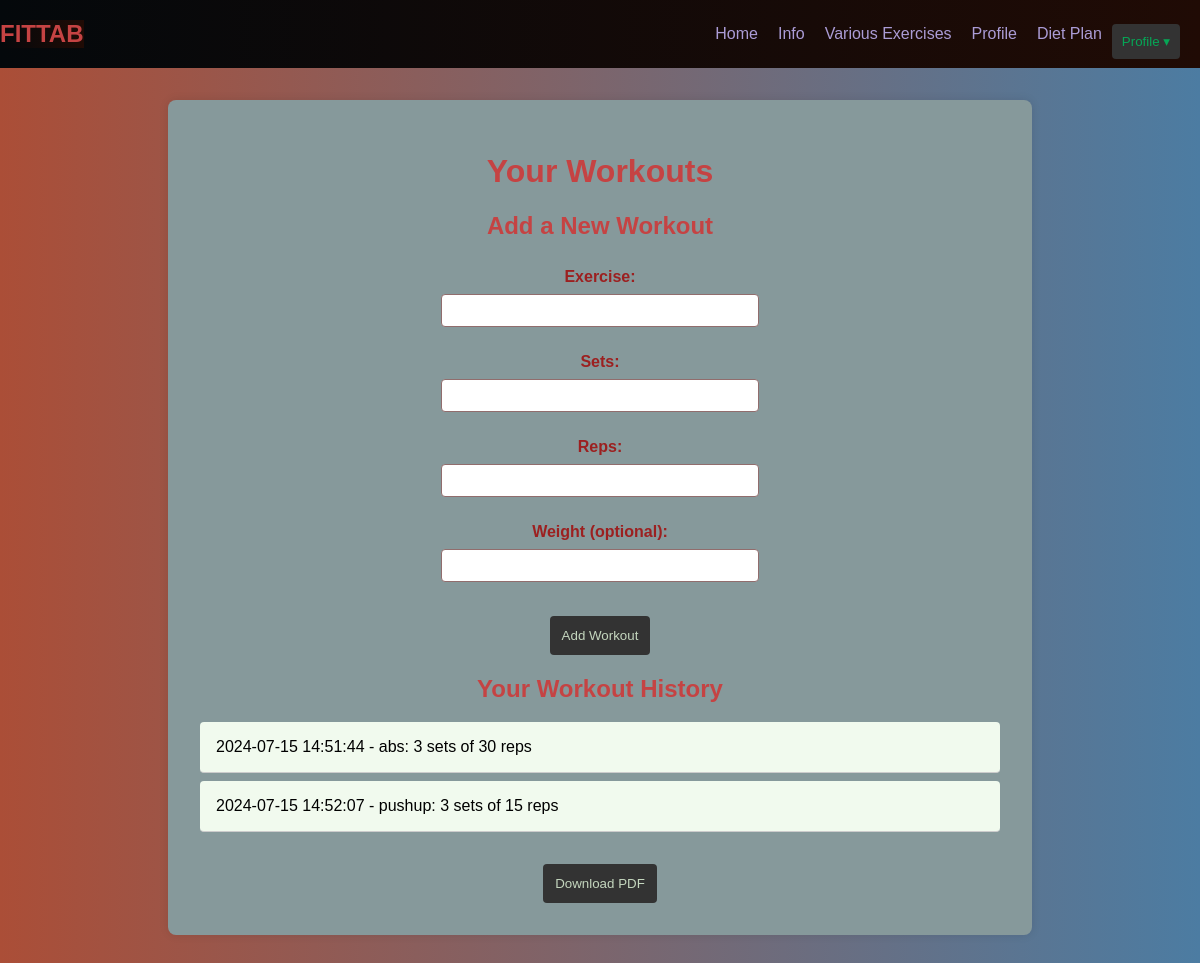
Page /workouts (signed in) on the committed database.
### app.py (models this page shows, shortened)
class Workout(db.Model):
    id = db.Column(db.Integer, primary_key=True, autoincrement=True)
    user_id = db.Column(db.Integer, db.ForeignKey('user.id'), nullable=False)
    exercise = db.Column(db.String(100), nullable=False)
    sets = db.Column(db.Integer, nullable=False)
    reps = db.Column(db.Integer, nullable=False)
    weight = db.Column(db.Float, nullable=True)
    date = db.Column(db.DateTime, default=datetime.now())
    user = db.relationship('User', back_populates='workouts')
    def to_dict(self):
        return {
            'date': self.date.strftime('%Y-%m-%d %H:%M:%S'),
            'exercise': self.exercise,
            'sets': self.sets,
            'reps': self.reps,
            'weight': self.weight
        }

### app.py (the view, shortened to what this page needs)
@app.route('/workouts', methods=['GET', 'POST'])
def workouts():
    if 'user_id' in session:
        user_id = session['user_id']
        user = User.query.filter_by(id=user_id).first()
        workout_objects = Workout.query.filter_by(user_id=user_id).all()
        workouts = [workout.to_dict() for workout in workout_objects]
        return render_template('workouts.html', user=user, workouts=workouts)
    else:
        return redirect(url_for('index'))

### templates/workouts.html (shortened to what this page needs)
<!DOCTYPE html>
<html lang="en">
<head>
    <link rel="stylesheet" href="{{ url_for('static', filename='style_workout.css') }}">
</head>
<body>
    <nav>
        <h1 style="background: linear-gradient(to left, #200b05, #04080b);">FITTAB</h1>
        <div class="nav-links">
            <a href="{{ url_for('info') }}">Home</a>
            <a href="#">Info</a>
            <a href="{{ url_for('exercise') }}">Various Exercises</a>
            <a href="{{ url_for('profile') }}">Profile</a>
            <a href="/diet">Diet Plan</a>
            <div class="profile-dropdown">
                <button class="profile-button">Profile &#9662;</button>
            </div>
        </div>
    </nav>
    <div class="container">
        <h1>Your Workouts</h1>
        <div>
            <h2>Add a New Workout</h2>
            <form method="POST" action="{{ url_for('workouts') }}">
                <label for="exercise">Exercise:</label>
                <input type="text" id="exercise" name="exercise" required>
                <br>
                <label for="sets">Sets:</label>
                <input type="number" id="sets" name="sets" required>
                <br>
                <label for="reps">Reps:</label>
                <input type="number" id="reps" name="reps" required>
                <br>
                <label for="weight">Weight (optional):</label>
                <input type="number" id="weight" name="weight" step="0.1">
                <br>
                <button type="submit">Add Workout</button>
            </form>
        </div>
        <div>
            <h2>Your Workout History</h2>
            <ul>
                {% for workout in workouts %}
                    <li>{{ workout.date }} - {{ workout.exercise }}: {{ workout.sets }} sets of {{ workout.reps }} reps {% if workout.weight %} at {{ workout.weight }} kg {% endif %}</li>
                {% endfor %}
            </ul>
            <form id="downloadForm" action="{{ url_for('download_workouts') }}" method="get">
                <button type="submit">Download PDF</button>
            </form>
        </div>
    </div>
</body>
</html>

### static/style_workout.css (style rules this page uses)
body { color: #333; background: linear-gradient(to right, #ab4e37, #4c7ca2); font-family: Arial, sans-serif; margin: 0; padding: 0; }
nav { background: linear-gradient(to left, #200b05, #04080b); display: flex; justify-content: space-between; align-items: center; list-style-type: none; margin: 0; padding: 0; }
.nav-links { display: flex; align-items: center; margin-left: auto; }
nav a { color: #ab9cd6; text-decoration: none; padding: 10px; }
.profile-dropdown { position: relative; display: inline-block; margin-right: 20px; }
.profile-button { background-color: #333; color: #06a656; border: none; cursor: pointer; padding: 10px; }
.container { max-width: 800px; margin: 2rem auto; padding: 2rem; background-color: #86999b; box-shadow: 0 0 10px rgba(0,0,0,0.1); border-radius: 8px; text-align: left; }
form { display: flex; flex-direction: column; align-items: center; }
label { margin: 0.5rem 0; font-weight: bold; color: #9c2020; }
input[type="text"], input[type="number"] { padding: 0.5rem; border: 1px solid #916d6d; border-radius: 4px; width: 50%; max-width: 300px; }
button { margin-top: 1rem; padding: 0.75rem; background-color: #333; color: #c4d6be; border: none; border-radius: 4px; cursor: pointer; width: fit-content; }
ul { list-style-type: none; padding: 0; }
ul li { background-color: #f1faee; padding: 1rem; border-bottom: 1px solid #ccc; margin-bottom: 0.5rem; border-radius: 4px; color: black; }
h1, h2 { color: #c54343; text-align: center; }

### rows in the picture
Workout: date "2024-07-15 14:51:44", exercise "abs", sets "3", reps "30"
Workout: date "2024-07-15 14:52:07", exercise "pushup", sets "3", reps "15"
